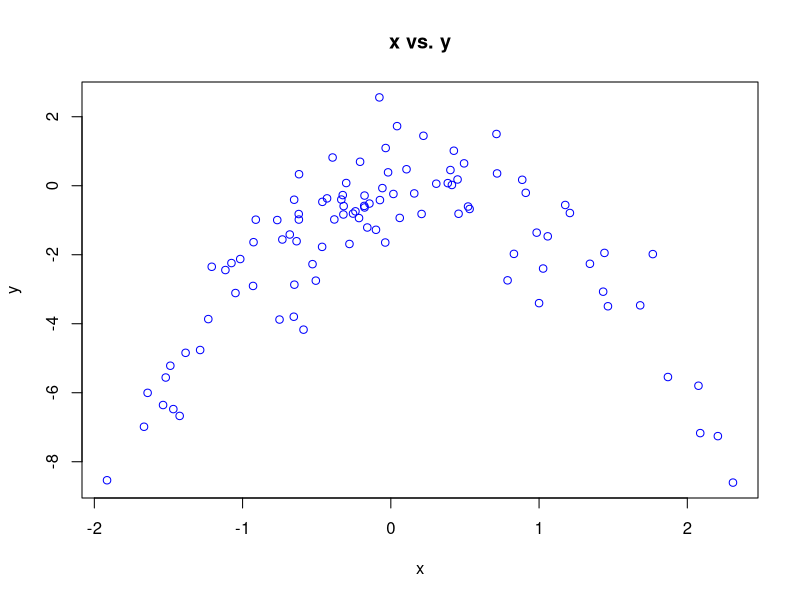

Source code (R):
## ---- chunk 1
set.seed(1)
y=rnorm (100)
x=rnorm (100)
y=x-2*x^2+ rnorm (100)
## ---- chunk 2

plot(x,y, main="x vs. y", col="blue")

## ---- chunk 3
library(boot)
### se crea un data frame para facilitar la manipulación de los datos
Data <- as.data.frame(cbind(x, y))
set.seed(1)
## ---- chunk 4

glm.fit1 <- glm(y ~ x)
cv.error1<-cv.glm(Data, glm.fit1)$delta
cv.error1[1]
## ---- chunk 5
glm.fit2 <- glm(y ~ poly(x, 2))
cv.error2<-cv.glm(Data, glm.fit2)$delta
cv.error2[1]
## ---- chunk 6
glm.fit3 <- glm(y ~ poly(x, 3))
cv.error3<-cv.glm(Data, glm.fit3)$delta
cv.error3[1]
## ---- chunk 7
glm.fit4 <- glm(y ~ poly(x, 4))
cv.error4<-cv.glm(Data, glm.fit4)$delta
cv.error4[1]
## ---- chunk 8

set.seed(10)
glm.fit1 <- glm(y ~ x)
cv.error1<-cv.glm(Data, glm.fit1)$delta
cv.error1[1]
## ---- chunk 9
glm.fit2 <- glm(y ~ poly(x, 2))
cv.error2<-cv.glm(Data, glm.fit2)$delta
cv.error2[1]
## ---- chunk 10
glm.fit3 <- glm(y ~ poly(x, 3))
cv.error3<-cv.glm(Data, glm.fit3)$delta
cv.error3[1]
## ---- chunk 11
glm.fit4 <- glm(y ~ poly(x, 4))
cv.error4<-cv.glm(Data, glm.fit4)$delta
cv.error4[1]
## ---- chunk 12
summary(glm.fit4)

